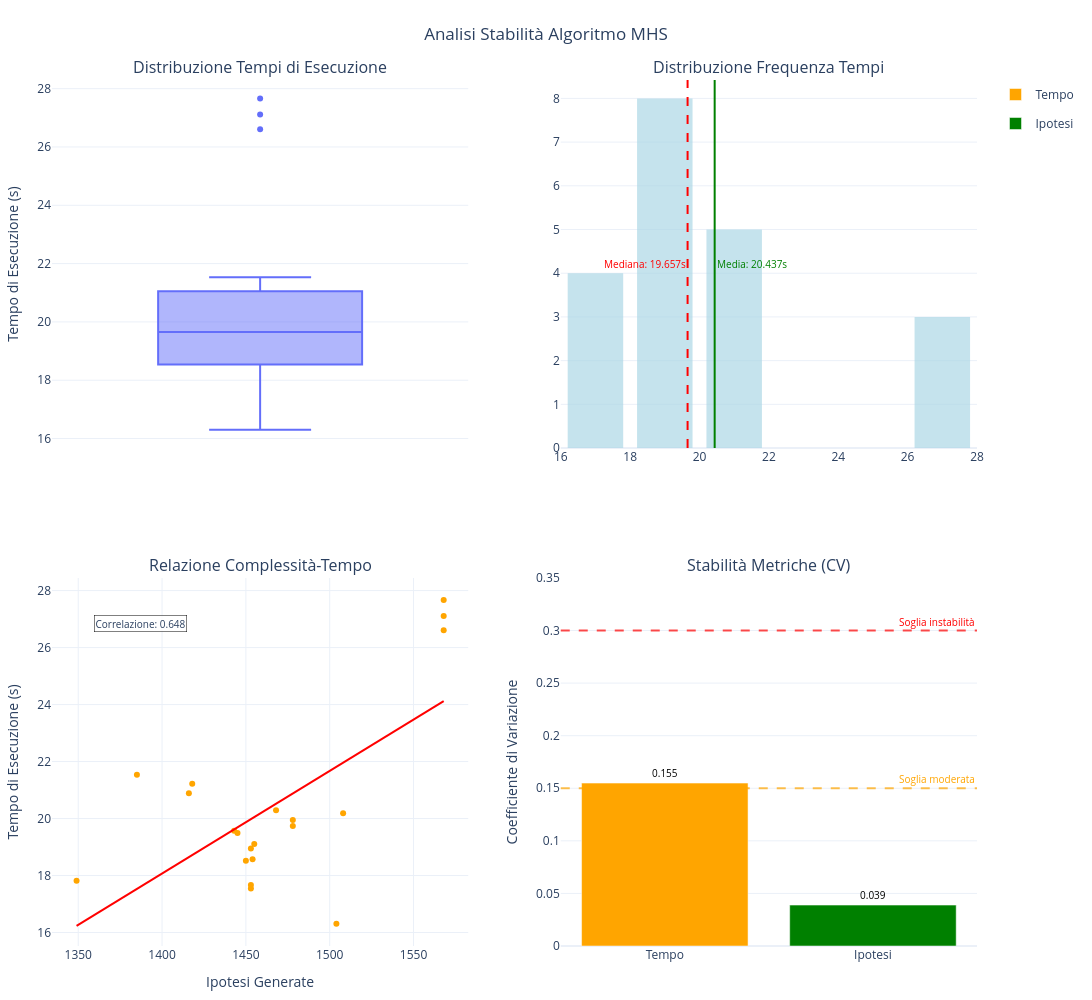

The cell this chart's notebook holds for it:
### Code cell
import pandas as pd
import numpy as np
import plotly.express as px
import plotly.graph_objects as go
from plotly.subplots import make_subplots
from scipy.stats import pearsonr # Per calcolare la correlazione
from scipy.stats import linregress # Per la linea di regressione

# Caricamento
df = pd.read_csv('./analysis/esecuzione_20250720_181206/performance_summary_1753028337.csv')

# Manipolazioni varie
df['Permutazione'] = df['File'].str.extract(r'(perm_\d{2})')
df.drop(columns=['File'], axis=1, inplace=True)
df.sort_values(by='Permutazione', inplace=True)
df = df[['Permutazione'] + [col for col in df.columns if col != 'Permutazione']]
df = df.reset_index(drop=True)

def generate_stability_analysis_plots_plotly(df: pd.DataFrame):
    """
    Genera un set di quattro grafici Plotly per l'analisi della stabilità dell'algoritmo.
    """

    mean_time = df['Tempo_Esecuzione_s'].mean()
    std_time = df['Tempo_Esecuzione_s'].std()
    cv_time = std_time / mean_time if mean_time != 0 else np.nan
    median_time = df['Tempo_Esecuzione_s'].median()
    mean_ipotesi = df['Ipotesi_Generate'].mean()
    std_ipotesi = df['Ipotesi_Generate'].std()
    cv_ipotesi = std_ipotesi / mean_ipotesi if mean_ipotesi != 0 else np.nan

    correlation_coeff, _ = pearsonr(df['Ipotesi_Generate'], df['Tempo_Esecuzione_s'])
    
    slope, intercept, r_value, p_value, std_err = linregress(df['Ipotesi_Generate'], df['Tempo_Esecuzione_s'])
    
    # Creazione della griglia di subplot (2x2)
    fig = make_subplots(rows=2, cols=2,
                        subplot_titles=(
                            "Distribuzione Tempi di Esecuzione",
                            "Distribuzione Frequenza Tempi",
                            "Relazione Complessità-Tempo",
                            "Stabilità Metriche (CV)"
                        ),
                        horizontal_spacing=0.1,
                        vertical_spacing=0.15)

    # --- Grafico 1: Box Plot (Tempo di Esecuzione) ---
    box_plot = px.box(df, y='Tempo_Esecuzione_s',
                      title=f'Media: {mean_time:.3f}s<br>Std: {std_time:.3f}s<br>CV: {cv_time:.3f}')
    
    for trace in box_plot.data:
        fig.add_trace(trace, row=1, col=1)
    fig.update_yaxes(title_text='Tempo di Esecuzione (s)', row=1, col=1)
    fig.update_xaxes(title_text='', showticklabels=False, row=1, col=1)

    # --- Grafico 2: Istogramma (Distribuzione Frequenza Tempi) ---
    hist_plot = px.histogram(df, x='Tempo_Esecuzione_s', nbins=10, opacity=0.7,
                             labels={'Tempo_Esecuzione_s': 'Tempo di Esecuzione (s)'},
                             color_discrete_sequence=['lightblue'])

    for trace in hist_plot.data:
        fig.add_trace(trace, row=1, col=2)
    
    fig.add_vline(x=mean_time, line_dash="solid", line_color="green", line_width=2,
                  annotation_text=f"Media: {mean_time:.3f}s", annotation_position="right",
                  annotation_font_color="green", annotation_font_size=10,
                  row=1, col=2) # Specifica il subplot

    fig.add_vline(x=median_time, line_dash="dash", line_color="red", line_width=2,
                  annotation_text=f"Mediana: {median_time:.3f}s", annotation_position="left",
                  annotation_font_color="red", annotation_font_size=10,
                  row=1, col=2)
    # fig.update_layout(legend=dict(x=0.8, y=0.9, xanchor='right', yanchor='top', tracegroupgap=0), row=1, col=2)


    # --- Grafico 3: Scatter Plot (Relazione Complessità-Tempo) ---
    scatter_plot = px.scatter(df, x='Ipotesi_Generate', y='Tempo_Esecuzione_s',
                              labels={'Ipotesi_Generate': 'Ipotesi Generate', 'Tempo_Esecuzione_s': 'Tempo di Esecuzione (s)'},
                              color_discrete_sequence=['orange']) # Colore come nell'immagine

    for trace in scatter_plot.data:
        fig.add_trace(trace, row=2, col=1)

    x_range = np.array([df['Ipotesi_Generate'].min(), df['Ipotesi_Generate'].max()])
    y_reg = slope * x_range + intercept
    fig.add_trace(go.Scatter(x=x_range, y=y_reg, mode='lines', line=dict(color='red', width=2),
                             name='Regressione Lineare'),
                  row=2, col=1)
    
    fig.add_annotation(dict(xref='x2 domain', yref='y2 domain',
                            x=0.1, y=0.9, # Posizione nel grafico (dominio 0-1)
                            text=f'Correlazione: {correlation_coeff:.3f}',
                            showarrow=False,
                            bgcolor='rgba(255, 255, 255, 0.8)',
                            bordercolor='black', borderwidth=0.5,
                            font=dict(size=10)),
                        row=2, col=1) # Specifica il subplot

    fig.update_xaxes(title_text='Ipotesi Generate', row=2, col=1)
    fig.update_yaxes(title_text='Tempo di Esecuzione (s)', row=2, col=1)

    fig.data[-1].showlegend = False


    # --- Grafico 4: Bar Plot (Stabilità Metriche - CV) ---
    cv_df = pd.DataFrame({
        'Metrica': ['Tempo', 'Ipotesi'],
        'CV_Value': [cv_time, cv_ipotesi]
    })
    
    bar_cv_plot = px.bar(cv_df, x='Metrica', y='CV_Value',
                         color='Metrica', 
                         color_discrete_map={'Tempo': 'orange', 'Ipotesi': 'green'}, 
                         labels={'CV_Value': 'Coefficiente di Variazione (CV)'})

    for trace in bar_cv_plot.data:
        fig.add_trace(trace, row=2, col=2)
    
    soglia_moderata = 0.15
    soglia_instabilita = 0.30

    fig.add_hline(y=soglia_moderata, line_dash="dash", line_color="orange", opacity=0.7,
                  annotation_text="Soglia moderata", annotation_position="top right",
                  annotation_font_size=10, annotation_font_color="orange",
                  row=2, col=2)
    
    fig.add_hline(y=soglia_instabilita, line_dash="dash", line_color="red", opacity=0.7,
                  annotation_text="Soglia instabilità", annotation_position="top right",
                  annotation_font_size=10, annotation_font_color="red",
                  row=2, col=2)
    
    for i, row in cv_df.iterrows():
        fig.add_annotation(dict(x=row['Metrica'], y=row['CV_Value'],
                                text=f"{row['CV_Value']:.3f}",
                                showarrow=False,
                                yshift=10, 
                                font=dict(size=10, color='black')),
                            row=2, col=2)

    fig.update_xaxes(title_text='', row=2, col=2) 
    fig.update_yaxes(title_text='Coefficiente di Variazione', row=2, col=2, range=[0, 0.35]) 

    fig.update_layout(title_text='Analisi Stabilità Algoritmo MHS',
                      title_x=0.5, 
                      height=1000, 
                      width=1200, 
                      showlegend=True,
                      hovermode="closest",
                      template="plotly_white",
                      margin=dict(l=50, r=50, t=80, b=50)
                     )

    fig.show()


generate_stability_analysis_plots_plotly(df)

### Figure 1 — Plotly figure (JSON) as saved in the notebook; plotly's stock layout.template omitted (floating-point values rounded to 4 significant figures)
{"data": [{"alignmentgroup": "True", "hovertemplate": "Tempo_Esecuzione_s=%{y}<extra></extra>", "legendgroup": "", "marker": {"color": "#636efa"}, "name": "", "notched": false, "offsetgroup": "", "orientation": "v", "showlegend": false, "type": "box", "x0": " ", "xaxis": "x", "y": [27.67, 26.61, 16.3, 17.67, 27.11, 17.81, 20.29, 21.53, 19.11, 19.57, 21.22, 19.95, 19.74, 17.54, 18.95, 20.89, 18.57, 19.5, 18.52, 20.19], "y0": " ", "yaxis": "y"}, {"bingroup": "x", "hovertemplate": "Tempo di Esecuzione (s)=%{x}<br>count=%{y}<extra></extra>", "legendgroup": "", "marker": {"color": "lightblue", "opacity": 0.7, "pattern": {"shape": ""}}, "name": "", "nbinsx": 10, "orientation": "v", "showlegend": false, "type": "histogram", "x": [27.67, 26.61, 16.3, 17.67, 27.11, 17.81, 20.29, 21.53, 19.11, 19.57, 21.22, 19.95, 19.74, 17.54, 18.95, 20.89, 18.57, 19.5, 18.52, 20.19], "xaxis": "x2", "yaxis": "y2"}, {"hovertemplate": "Ipotesi Generate=%{x}<br>Tempo di Esecuzione (s)=%{y}<extra></extra>", "legendgroup": "", "marker": {"color": "orange", "symbol": "circle"}, "mode": "markers", "name": "", "orientation": "v", "showlegend": false, "type": "scatter", "x": [1568, 1568, 1504, 1453, 1568, 1349, 1468, 1385, 1455, 1443, 1418, 1478, 1478, 1453, 1453, 1416, 1454, 1445, 1450, 1508], "xaxis": "x3", "y": [27.67, 26.61, 16.3, 17.67, 27.11, 17.81, 20.29, 21.53, 19.11, 19.57, 21.22, 19.95, 19.74, 17.54, 18.95, 20.89, 18.57, 19.5, 18.52, 20.19], "yaxis": "y3"}, {"line": {"color": "red", "width": 2}, "mode": "lines", "name": "Regressione Lineare", "showlegend": false, "type": "scatter", "x": [1349, 1568], "xaxis": "x3", "y": [16.23, 24.12], "yaxis": "y3"}, {"hovertemplate": "Metrica=%{x}<br>Coefficiente di Variazione (CV)=%{y}<extra></extra>", "legendgroup": "Tempo", "marker": {"color": "orange", "pattern": {"shape": ""}}, "name": "Tempo", "orientation": "v", "showlegend": true, "textposition": "auto", "type": "bar", "x": ["Tempo"], "xaxis": "x4", "y": [0.1549], "yaxis": "y4"}, {"hovertemplate": "Metrica=%{x}<br>Coefficiente di Variazione (CV)=%{y}<extra></extra>", "legendgroup": "Ipotesi", "marker": {"color": "green", "pattern": {"shape": ""}}, "name": "Ipotesi", "orientation": "v", "showlegend": true, "textposition": "auto", "type": "bar", "x": ["Ipotesi"], "xaxis": "x4", "y": [0.0389], "yaxis": "y4"}], "layout": {"annotations": [{"font": {"size": 16}, "showarrow": false, "text": "Distribuzione Tempi di Esecuzione", "x": 0.225, "xanchor": "center", "xref": "paper", "y": 1, "yanchor": "bottom", "yref": "paper"}, {"font": {"size": 16}, "showarrow": false, "text": "Distribuzione Frequenza Tempi", "x": 0.775, "xanchor": "center", "xref": "paper", "y": 1, "yanchor": "bottom", "yref": "paper"}, {"font": {"size": 16}, "showarrow": false, "text": "Relazione Complessità-Tempo", "x": 0.225, "xanchor": "center", "xref": "paper", "y": 0.425, "yanchor": "bottom", "yref": "paper"}, {"font": {"size": 16}, "showarrow": false, "text": "Stabilità Metriche (CV)", "x": 0.775, "xanchor": "center", "xref": "paper", "y": 0.425, "yanchor": "bottom", "yref": "paper"}, {"font": {"color": "green", "size": 10}, "showarrow": false, "text": "Media: 20.437s", "x": 20.44, "xanchor": "left", "xref": "x2", "y": 0.5, "yanchor": "middle", "yref": "y2 domain"}, {"font": {"color": "red", "size": 10}, "showarrow": false, "text": "Mediana: 19.657s", "x": 19.66, "xanchor": "right", "xref": "x2", "y": 0.5, "yanchor": "middle", "yref": "y2 domain"}, {"bgcolor": "rgba(255, 255, 255, 0.8)", "bordercolor": "black", "borderwidth": 0.5, "font": {"size": 10}, "showarrow": false, "text": "Correlazione: 0.648", "x": 0.1, "xref": "x3 domain", "y": 0.9, "yref": "y3 domain"}, {"font": {"color": "orange", "size": 10}, "showarrow": false, "text": "Soglia moderata", "x": 1, "xanchor": "right", "xref": "x4 domain", "y": 0.15, "yanchor": "bottom", "yref": "y4"}, {"font": {"color": "red", "size": 10}, "showarrow": false, "text": "Soglia instabilità", "x": 1, "xanchor": "right", "xref": "x4 domain", "y": 0.3, "yanchor": "bottom", "yref": "y4"}, {"font": {"color": "black", "size": 10}, "showarrow": false, "text": "0.155", "x": "Tempo", "xref": "x4", "y": 0.1549, "yref": "y4", "yshift": 10}, {"font": {"color": "black", "size": 10}, "showarrow": false, "text": "0.039", "x": "Ipotesi", "xref": "x4", "y": 0.0389, "yref": "y4", "yshift": 10}], "height": 1000, "hovermode": "closest", "margin": {"b": 50, "l": 50, "r": 50, "t": 80}, "shapes": [{"line": {"color": "green", "dash": "solid", "width": 2}, "type": "line", "x0": 20.44, "x1": 20.44, "xref": "x2", "y0": 0, "y1": 1, "yref": "y2 domain"}, {"line": {"color": "red", "dash": "dash", "width": 2}, "type": "line", "x0": 19.66, "x1": 19.66, "xref": "x2", "y0": 0, "y1": 1, "yref": "y2 domain"}, {"line": {"color": "orange", "dash": "dash"}, "opacity": 0.7, "type": "line", "x0": 0, "x1": 1, "xref": "x4 domain", "y0": 0.15, "y1": 0.15, "yref": "y4"}, {"line": {"color": "red", "dash": "dash"}, "opacity": 0.7, "type": "line", "x0": 0, "x1": 1, "xref": "x4 domain", "y0": 0.3, "y1": 0.3, "yref": "y4"}], "showlegend": true, "title": {"text": "Analisi Stabilità Algoritmo MHS", "x": 0.5}, "width": 1200, "xaxis": {"anchor": "y", "domain": [0, 0.45], "showticklabels": false, "title": {"text": ""}}, "xaxis2": {"anchor": "y2", "domain": [0.55, 1]}, "xaxis3": {"anchor": "y3", "domain": [0, 0.45], "title": {"text": "Ipotesi Generate"}}, "xaxis4": {"anchor": "y4", "domain": [0.55, 1], "title": {"text": ""}}, "yaxis": {"anchor": "x", "domain": [0.575, 1], "title": {"text": "Tempo di Esecuzione (s)"}}, "yaxis2": {"anchor": "x2", "domain": [0.575, 1]}, "yaxis3": {"anchor": "x3", "domain": [0, 0.425], "title": {"text": "Tempo di Esecuzione (s)"}}, "yaxis4": {"anchor": "x4", "domain": [0, 0.425], "range": [0, 0.35], "title": {"text": "Coefficiente di Variazione"}}}}
